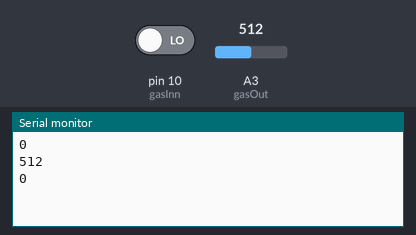
Recording of a sketch running on a simulated Arduino Uno, built with avr-gcc and run on an emulated ATmega328P. On the bench: the last lines printed to the serial monitor. Inputs (shaded band) come from the test bench; at power-on: A3 (gasOut) = 512, pin 10 (gasInn) LOW.

Above: at 2.8 s.
2.9 s: A3 (gasOut) set to 716
At 3.4 s:
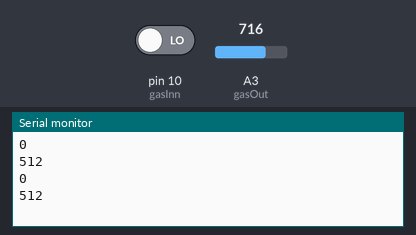
5.6 s: pin 10 (gasInn) driven HIGH
At 6.8 s:
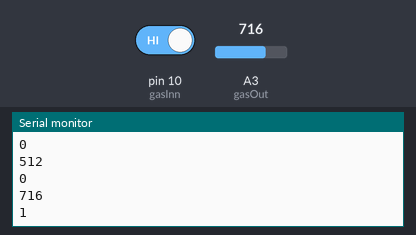
8.3 s: A3 (gasOut) set to 900
At 9.8 s:
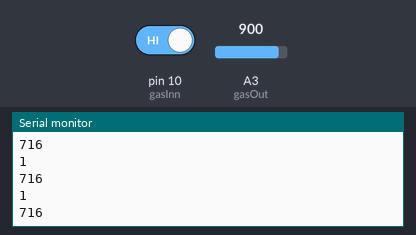
Timing chart, 0 to 11.3 s (numbered marks = the images above; inputs shaded):
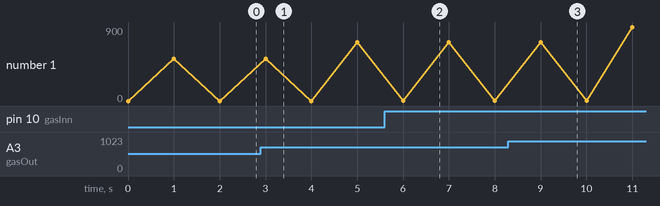

Measured:
- after the input at 5.6 s, the serial monitor: prints a new line after 0.40 s (image 2)
- plotted number 1: 0 → 716 after the input at 2.9 s, 716 → 1 after the input at 5.6 s

The sketch:

gas_sensing.ino
```cpp
const int gasInn = 10;
const int gasOut = A3;

void setup() {
pinMode(gasInn, INPUT);
pinMode(gasOut, INPUT);
Serial.begin(9600);
}

void loop() {
  // put your main code here, to run repeatedly:
  int sensorReading = digitalRead(gasInn);
  int gasAnalogReading = analogRead(gasOut);
  Serial.println(sensorReading);
  delay(1000);
  Serial.println(gasAnalogReading);
  delay(1000);


}
```
